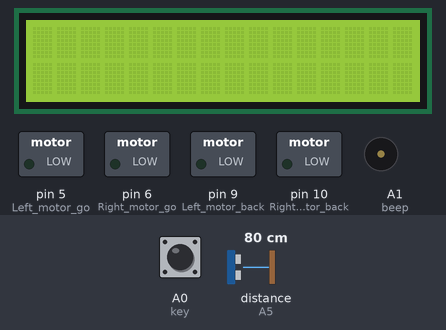
Bench run of a sketch on a simulated Arduino Uno, built with avr-gcc and run on an emulated ATmega328P. Parts: 16×2 character LCD, switched loads named in the sketch (green lamp = pin HIGH), buzzer (waves = sounding, pin HIGH). Dashed ring = blinking. The inputs (shaded band) are chosen by the test bench; at power-on: A0 (key) LOW, distance to the obstacle (sensor on A5) 80 cm. The echo pulse lasts 58.3 µs per cm; pins used as bus, display or sensor lines are not drawn; what the sketch prints to the serial monitor is not drawn.

Above: at 1.2 s.
1.3 s: A0 (key) pulled HIGH for 0.15 s
At 2.9 s:
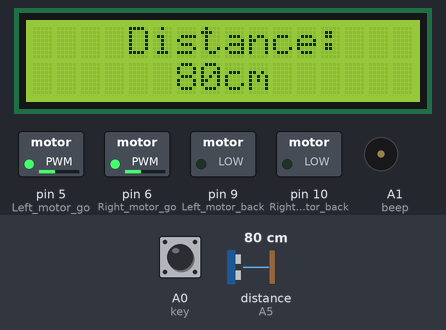
4.4 s: distance to the obstacle (sensor on A5) set to 63 cm
At 5.8 s:
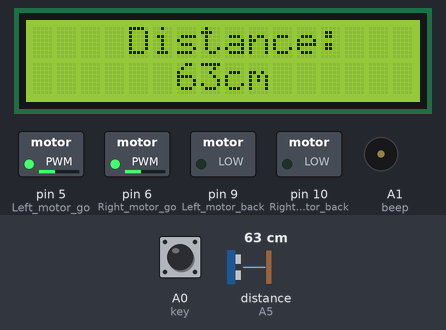
6.1 s: distance to the obstacle (sensor on A5) set to 57 cm
At 6.76 s:
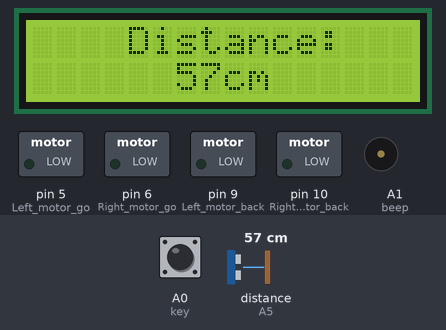
9.1 s: distance to the obstacle (sensor on A5) set to 2 cm
At 9.53 s:
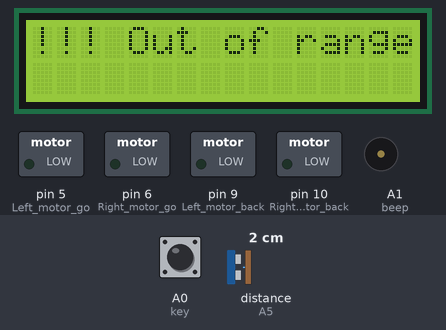
Timing chart, 0 to 13.1 s (numbered marks = the images above; inputs shaded):
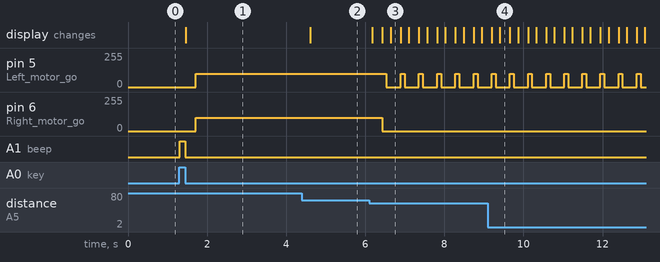

The sketch:

avoid_ultrasonic.ino
```cpp
//============================yahboom===========================
//Intelligent car ultrasonic obstacle avoidance(no servo)
//===============================================================
//#include <Servo.h>
#include <LiquidCrystal.h> //Declare the function library of 1602 liquid crystals
//Declare the Arduino digital port connected by the pin of the 1602 LCD,
//8 or 4 line data modes, choose one of them.
//LiquidCrystal lcd(12,11,10,9,8,7,6,5,4,3,2);   //8 data port mode connection statement
LiquidCrystal lcd(3,4,7,8,11,12,13); //4 data port mode connection statement

int Echo = A5;  // Echo(P2.0)
int Trig =A4;  //  Trig(P2.1)

int Distance = 0;

int Left_motor_back=9;     //(IN1)
int Left_motor_go=5;       //(IN2)
int Right_motor_go=6;      //(IN3)
int Right_motor_back=10;   //(IN4)

int key=A0;//Define the key A0 interface
int beep=A1;//Define the buzzer A1 interface

void setup()
{
  Serial.begin(9600);     //Initialize the serial port
  //Initialize the motor drive IO for output mode
  pinMode(Left_motor_go,OUTPUT); // PIN 5 (PWM)
  pinMode(Left_motor_back,OUTPUT); // PIN 9 (PWM)
  pinMode(Right_motor_go,OUTPUT);// PIN 6 (PWM)
  pinMode(Right_motor_back,OUTPUT);// PIN 10 (PWM)
  pinMode(key,INPUT);//Define the key interface for the input interface
  pinMode(beep,OUTPUT);

  //Initialization of ultrasonic pins
  pinMode(Echo, INPUT);    // Define of ultrasonic input pin
  pinMode(Trig, OUTPUT);   // Define of ultrasonic output pin
  lcd.begin(16,2);      //Initialization of 1602 liquid crystal working mode
  //Define the 1602 LCD display range of 2 lines and 16 columns
}
//=======================The basic action of car=========================
//void run(int time)
void run()
{
  digitalWrite(Right_motor_go,HIGH);  //right motor go
  digitalWrite(Right_motor_back,LOW);
  analogWrite(Right_motor_go,100);//PWM ratio 0~255 speed control,
                                 //the difference of left and right wheel slightly increase or decrease
  analogWrite(Right_motor_back,0);
  digitalWrite(Left_motor_go,HIGH);  // left motor go
  digitalWrite(Left_motor_back,LOW);
  analogWrite(Left_motor_go,100);//PWM ratio 0~255 speed control,
                                 //the difference of left and right wheel slightly increase or decrease
  analogWrite(Left_motor_back,0);
  //delay(time * 100);   //execution time, can be adjusted
}

void brake(int time)
{
  digitalWrite(Right_motor_go,LOW);
  digitalWrite(Right_motor_back,LOW);
  digitalWrite(Left_motor_go,LOW);
  digitalWrite(Left_motor_back,LOW);
  delay(time * 100);//execution time, can be adjusted
}

//void left(int time)
void left()         //turn left(left wheel stop,right wheel go)
{
  digitalWrite(Right_motor_go,HIGH); // right motor go
  digitalWrite(Right_motor_back,LOW);
  analogWrite(Right_motor_go,100);
  analogWrite(Right_motor_back,0);   //PWM ratio 0~255 speed control
  digitalWrite(Left_motor_go,LOW);
  digitalWrite(Left_motor_back,LOW);
  analogWrite(Left_motor_go,0);
  analogWrite(Left_motor_back,0);   //PWM ratio 0~255 speed control
  //delay(time * 100);	//execution time, can be adjusted
}

void spin_left(int time)         //left rotation(left wheel back，right wheel go)
{
  digitalWrite(Right_motor_go,HIGH);  //right motor go
  digitalWrite(Right_motor_back,LOW);
  analogWrite(Right_motor_go,100);
  analogWrite(Right_motor_back,0);    //PWM ratio 0~255 speed control
  digitalWrite(Left_motor_go,LOW);    //left motor back
  digitalWrite(Left_motor_back,HIGH);
  analogWrite(Left_motor_go,0);
  analogWrite(Left_motor_back,100);  //PWM ratio 0~255 speed control
  delay(time * 100);	//execution time, can be adjusted
}

void right(int time)
//void right()        //turn right (right wheel stop,left wheel go)
{
  digitalWrite(Right_motor_go,LOW);
  digitalWrite(Right_motor_back,LOW);
  analogWrite(Right_motor_go,0);
  analogWrite(Right_motor_back,0); //PWM ratio 0~255 speed control
  digitalWrite(Left_motor_go,HIGH);//left motor go
  digitalWrite(Left_motor_back,LOW);
  analogWrite(Left_motor_go,100);
  analogWrite(Left_motor_back,0);  //PWM ratio 0~255 speed control
  delay(time * 100);	//execution time, can be adjusted
}

void spin_right(int time)        //right rotation(right wheel back,left wheel go)
{
  digitalWrite(Right_motor_go,LOW);
  digitalWrite(Right_motor_back,HIGH); //right motor back
  analogWrite(Right_motor_go,0);
  analogWrite(Right_motor_back,100); //PWM ratio 0~255 speed control
  digitalWrite(Left_motor_go,HIGH);  //left motor go
  digitalWrite(Left_motor_back,LOW);
  analogWrite(Left_motor_go,100);
  analogWrite(Left_motor_back,0);   //PWM ratio 0~255 speed control
  delay(time * 100);	//execution time, can be adjusted
}

void back(int time)
{
  digitalWrite(Right_motor_go,LOW);  //right motor back
  digitalWrite(Right_motor_back,HIGH);
  analogWrite(Right_motor_go,0);
  analogWrite(Right_motor_back,100);  //PWM ratio 0~255 speed control
  digitalWrite(Left_motor_go,LOW);
  digitalWrite(Left_motor_back,HIGH); //left motor back
  analogWrite(Left_motor_go,0);
  analogWrite(Left_motor_back,150);   //PWM ratio 0~255 speed control
  delay(time * 100);     //execution time, can be adjusted
}
//==========================================================

void keysacn()
{
  int val;
  val=digitalRead(key);//Read the value of the port 7 level to the val
  while(!digitalRead(key))//When the key is not pressed, circulate all the time
  {
    val=digitalRead(key);//This sentence can be omitted and the circulate can run away
  }
  while(digitalRead(key))//When the key is pressed
  {
    delay(10);
    val=digitalRead(key);//Read the value of the port 7 level to the val
    if(val==HIGH)  //Judge whether the key is pressed again
    {
      digitalWrite(beep,HIGH);		//buzzer sound
      while(!digitalRead(key))	        //Judge whether the key isreleased
        digitalWrite(beep,LOW);		//buzzer no sound
    }
    else
      digitalWrite(beep,LOW);          //buzzer no sound
  }
}

void Distance_test()                 //Measuring the distance ahead
{
  digitalWrite(Trig, LOW);           // Give the trigger pin low level 2us
  delayMicroseconds(2);
  digitalWrite(Trig, HIGH);         // Give the trigger pin high level 10us，at least 10μs
  delayMicroseconds(10);
  digitalWrite(Trig, LOW);          //Give the trigger pin low level Continuouly
  float Fdistance = pulseIn(Echo, HIGH);  //Reading high level time(unit：us)
  Fdistance= Fdistance/58;          //  Y meter =（X second *344）/2
  // X second=（ 2*Y meter ）/344 ==》Xsecond =0.0058*Y meter ==》cm = us /58
  Serial.print("Distance:");      //Output distance（unit：cm）
  Serial.println(Fdistance);      //display distance
  Distance = Fdistance;
}

void Distance_display()
{
   if((2<Distance)&(Distance<400))
  {
    lcd.home();        //Move the cursor back to the upper left corner,
                      //which is the beginning of the output
    lcd.print("    Distance: ");       //display
    lcd.setCursor(6,2);   //Position the cursor in second lines, sixth columns
    lcd.print(Distance);        //display distance
    lcd.print("cm");            //display
  }
  else
  {
    lcd.home();         //Move the cursor back to the upper left corner,
                        //which is the beginning of the output
    lcd.print("!!! Out of range");       //Display beyond distance
  }
  delay(250);
  lcd.clear();
}

void loop()
{
  keysacn();
  while(1)
  {
    Distance_test();      // Measuring the distance ahead
    Distance_display();   //LCD screen display distance
    if(Distance < 60)     //The value of the distance to the obstacle can be set according to the actual situation.
      while(Distance < 60)// Judge whether there is an obstacle, again
                          //if there is a turning direction, continue to judge
      {
        right(1);
        brake(1);
        Distance_test();  // Measuring the distance ahead
        Distance_display();//LCD screen display distance
      }
    else
      run();//No obstacle, run
  }
}
```

Measured:
- the behaviour switches between 60 and 59 cm on distance to the obstacle (sensor on A5) (found by bisection; images 2 and 3)
- after the input at 1.3 s, pin 5 (Left_motor_go), pin 6 (Right_motor_go): 0/255 → 100/255 after 0.41 s; A1 (beep): LOW → HIGH at once, → LOW 0.14 s later; the display: changes after 0.16 s (image 1)
- after the input at 4.4 s, the display: changes after 0.21 s (image 2)
- after the input at 6.1 s, pin 5 (Left_motor_go): alternates 100/255 for 0.10 s and 0/255 for 0.36 s, starting after 0.43 s; pin 6 (Right_motor_go): 100/255 → 0/255 after 0.33 s; the display: changes after 0.08 s (image 3)
- after the input at 9.1 s, the display: first differs from a run without the input after 0.31 s (image 4)
